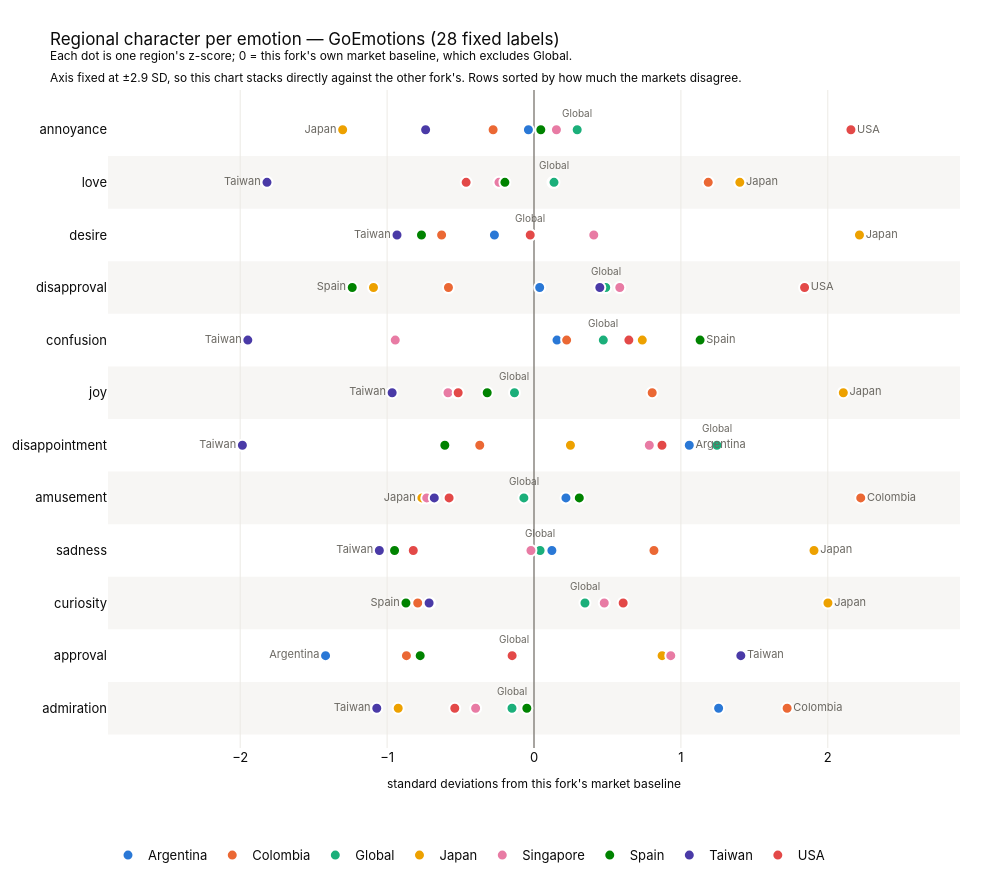

Notebook source saved alongside this figure:
### Markdown cell above
### 4b. The same z-scores, read by position

The grid above is a fine overview, but colour cannot be decoded to ±0.3
precision — its values are only readable because they're printed into the cells.
Here the identical matrix is encoded by **position** against a shared zero line:
one row per emotion, one dot per region, with colour carrying region *identity*
(the same fixed hues as every other chart in this notebook) instead of magnitude.

Two things this shows that the heatmap hides:

- **Row width is the finding.** z is standardised *across markets within an
  emotion*, so the market dots in every row centre on zero by construction — that
  balance carries no information, but the spread does. A wide row is an emotion
  the markets genuinely split on; a tight row is one they broadly agree about.
  Rows are sorted by that width.
- **Ordering within a row** is read straight off the axis rather than inferred
  from two similar shades.

Both this chart and § 4 above are pinned to a fixed `Z_LIM` shared with the
sibling notebook, so the two forks' versions can be put side by side and read as
one scale.

Three regions are labelled per row: the **low** and **high** market poles, and
**`Global`**, the held-out reference. Global is drawn above its dot rather than
beside it, because it lands mid-row where the horizontal space is already taken.
Note that the poles and the row sort are computed over the markets only — Global
is charted and labelled but never defines the spread, for the same reason it is
kept out of the baseline. The remaining regions are in the legend, the hover, and
the table underneath.

### Code cell
# Rows ordered by how much the *markets* disagree — the widest row goes on top.
# REF_REGION is excluded here for the same reason it is excluded from the
# baseline: it is a reference, so it should not define the spread it is read against.
spread = (z.loc[baseline_regions].max() - z.loc[baseline_regions].min()).sort_values()
row_order = spread.index.tolist()

fig = go.Figure()

# Alternating row bands, so an eye tracking a row left→right doesn't slip off it.
for i in range(0, len(row_order), 2):
    fig.add_shape(type="rect", xref="paper", yref="y", x0=0, x1=1,
                  y0=i - 0.5, y1=i + 0.5, fillcolor="#f7f6f4",
                  line_width=0, layer="below")

for region in regions:
    fig.add_trace(go.Scatter(
        x=z.loc[region, row_order].values,
        y=row_order,
        mode="markers",
        name=region,
        # 2px surface ring, not a border: it keeps overlapping dots countable.
        marker=dict(size=11, color=REGION_COLOR[region],
                    line=dict(width=2, color="white")),
        hovertemplate=f"<b>{region}</b> · %{{y}}<br>%{{x:+.2f}} SD<extra></extra>",
    ))

# Three direct labels per row — the two market poles and the reference region.
# Everyone else is carried by the legend, the hover and the table below; a label
# on all eight would be unreadable.
lo = z.loc[baseline_regions, row_order].idxmin()
hi = z.loc[baseline_regions, row_order].idxmax()

# Poles: outside the dot, on the side the dot points to, so they never sit on data.
fig.add_trace(go.Scatter(
    x=[z.loc[lo[e], e] for e in row_order] + [z.loc[hi[e], e] for e in row_order],
    y=row_order + row_order,
    mode="text",
    text=[lo[e] + "  " for e in row_order] + ["  " + hi[e] for e in row_order],
    textposition=["middle left"] * len(row_order) + ["middle right"] * len(row_order),
    textfont=dict(size=11, color="#6b6862"),
    showlegend=False, hoverinfo="skip", cliponaxis=False,
))

# Reference region: its own lane above the dots, as annotations rather than
# scatter text. Scatter's "top center" offsets by only the marker radius, so
# where the reference sits on top of a pole the two labels collide; a fixed
# pixel yshift clears the pole labels in every row regardless of the values.
if REF_REGION:
    for e in row_order:
        fig.add_annotation(
            x=z.loc[REF_REGION, e], y=e, text=REF_REGION,
            showarrow=False, yshift=17, xanchor="center",
            font=dict(size=10, color="#6b6862"),
        )

fig.update_layout(
    title=f"Regional character per emotion — {LABEL}<br>"
          f"<sup>Each dot is one region's z-score; 0 = this fork's own market baseline"
          + (f", which excludes {REF_REGION}.<br>" if REF_REGION else ".<br>")
          + f"Axis fixed at ±{Z_LIM} SD, so this chart stacks directly against the other fork's. "
            f"Rows sorted by how much the markets disagree.</sup>",
    # The zero rule is the axis zeroline, not an added shape: a shape at x=0 draws
    # alongside the x=0 gridline and renders as a doubled line.
    xaxis=dict(range=[-Z_LIM, Z_LIM], gridcolor="#eceae5", dtick=1,
               zeroline=True, zerolinecolor="#8a8681", zerolinewidth=1.5,
               title=dict(text="standard deviations from this fork's market baseline",
                          font=dict(size=12))),
    yaxis=dict(categoryorder="array", categoryarray=row_order,
               showgrid=False, title=None),
    height=56 * len(row_order) + 210, width=1000,
    legend=dict(orientation="h", y=-0.14, title=None),
    **LAYOUT,
)
fig.show()

# Table twin: the three labelled values per row, plus the width the chart sorts on.
display(
    pd.DataFrame({
        "market spread (SD)": spread,
        "lowest": lo,
        "lowest z": [z.loc[lo[e], e] for e in row_order],
        "highest": hi,
        "highest z": [z.loc[hi[e], e] for e in row_order],
        f"{REF_REGION} z": [z.loc[REF_REGION, e] for e in row_order]
                           if REF_REGION else None,
    }).sort_values("market spread (SD)", ascending=False).round(2)
)

### Figure 1 — Plotly figure (JSON) as saved in the notebook; plotly's stock layout.template omitted (floating-point values rounded to 4 significant figures)
{"data": [{"hovertemplate": "<b>Argentina</b> · %{y}<br>%{x:+.2f} SD<extra></extra>", "marker": {"color": "#2a78d6", "line": {"color": "white", "width": 2}, "size": 11}, "mode": "markers", "name": "Argentina", "type": "scatter", "x": [1.257, -1.419, -0.7089, 0.1218, 0.2175, 1.057, -0.5245, 0.1565, 0.03866, -0.2694, 0.1289, -0.038], "y": ["admiration", "approval", "curiosity", "sadness", "amusement", "disappointment", "joy", "confusion", "disapproval", "desire", "love", "annoyance"]}, {"hovertemplate": "<b>Colombia</b> · %{y}<br>%{x:+.2f} SD<extra></extra>", "marker": {"color": "#eb6834", "line": {"color": "white", "width": 2}, "size": 11}, "mode": "markers", "name": "Colombia", "type": "scatter", "x": [1.723, -0.8685, -0.7915, 0.8167, 2.224, -0.3693, 0.8047, 0.2224, -0.5824, -0.6289, 1.186, -0.2783], "y": ["admiration", "approval", "curiosity", "sadness", "amusement", "disappointment", "joy", "confusion", "disapproval", "desire", "love", "annoyance"]}, {"hovertemplate": "<b>Global</b> · %{y}<br>%{x:+.2f} SD<extra></extra>", "marker": {"color": "#1baf7a", "line": {"color": "white", "width": 2}, "size": 11}, "mode": "markers", "name": "Global", "type": "scatter", "x": [-0.1498, -0.138, 0.3469, 0.04154, -0.06891, 1.245, -0.1329, 0.4718, 0.4883, -0.02635, 0.1361, 0.294], "y": ["admiration", "approval", "curiosity", "sadness", "amusement", "disappointment", "joy", "confusion", "disapproval", "desire", "love", "annoyance"]}, {"hovertemplate": "<b>Japan</b> · %{y}<br>%{x:+.2f} SD<extra></extra>", "marker": {"color": "#eda100", "line": {"color": "white", "width": 2}, "size": 11}, "mode": "markers", "name": "Japan", "type": "scatter", "x": [-0.9244, 0.8721, 2.001, 1.906, -0.7631, 0.2481, 2.106, 0.7372, -1.093, 2.216, 1.401, -1.303], "y": ["admiration", "approval", "curiosity", "sadness", "amusement", "disappointment", "joy", "confusion", "disapproval", "desire", "love", "annoyance"]}, {"hovertemplate": "<b>Singapore</b> · %{y}<br>%{x:+.2f} SD<extra></extra>", "marker": {"color": "#e87ba4", "line": {"color": "white", "width": 2}, "size": 11}, "mode": "markers", "name": "Singapore", "type": "scatter", "x": [-0.3973, 0.931, 0.4783, -0.02077, -0.7302, 0.785, -0.5855, -0.9445, 0.5839, 0.4069, -0.2385, 0.1527], "y": ["admiration", "approval", "curiosity", "sadness", "amusement", "disappointment", "joy", "confusion", "disapproval", "desire", "love", "annoyance"]}, {"hovertemplate": "<b>Spain</b> · %{y}<br>%{x:+.2f} SD<extra></extra>", "marker": {"color": "#008300", "line": {"color": "white", "width": 2}, "size": 11}, "mode": "markers", "name": "Spain", "type": "scatter", "x": [-0.04871, -0.7748, -0.8717, -0.9492, 0.3084, -0.607, -0.3186, 1.131, -1.237, -0.766, -0.1981, 0.04641], "y": ["admiration", "approval", "curiosity", "sadness", "amusement", "disappointment", "joy", "confusion", "disapproval", "desire", "love", "annoyance"]}, {"hovertemplate": "<b>Taiwan</b> · %{y}<br>%{x:+.2f} SD<extra></extra>", "marker": {"color": "#4a3aa7", "line": {"color": "white", "width": 2}, "size": 11}, "mode": "markers", "name": "Taiwan", "type": "scatter", "x": [-1.07, 1.408, -0.7141, -1.053, -0.6788, -1.985, -0.9656, -1.948, 0.448, -0.9326, -1.818, -0.7378], "y": ["admiration", "approval", "curiosity", "sadness", "amusement", "disappointment", "joy", "confusion", "disapproval", "desire", "love", "annoyance"]}, {"hovertemplate": "<b>USA</b> · %{y}<br>%{x:+.2f} SD<extra></extra>", "marker": {"color": "#e34948", "line": {"color": "white", "width": 2}, "size": 11}, "mode": "markers", "name": "USA", "type": "scatter", "x": [-0.5392, -0.1489, 0.607, -0.8218, -0.578, 0.8713, -0.5162, 0.6458, 1.842, -0.0257, -0.4619, 2.158], "y": ["admiration", "approval", "curiosity", "sadness", "amusement", "disappointment", "joy", "confusion", "disapproval", "desire", "love", "annoyance"]}, {"cliponaxis": false, "hoverinfo": "skip", "mode": "text", "showlegend": false, "text": ["Taiwan  ", "Argentina  ", "Spain  ", "Taiwan  ", "Japan  ", "Taiwan  ", "Taiwan  ", "Taiwan  ", "Spain  ", "Taiwan  ", "Taiwan  ", "Japan  ", "  Colombia", "  Taiwan", "  Japan", "  Japan", "  Colombia", "  Argentina", "  Japan", "  Spain", "  USA", "  Japan", "  Japan", "  USA"], "textfont": {"color": "#6b6862", "size": 11}, "textposition": ["middle left", "middle left", "middle left", "middle left", "middle left", "middle left", "middle left", "middle left", "middle left", "middle left", "middle left", "middle left", "middle right", "middle right", "middle right", "middle right", "middle right", "middle right", "middle right", "middle right", "middle right", "middle right", "middle right", "middle right"], "type": "scatter", "x": [-1.07, -1.419, -0.8717, -1.053, -0.7631, -1.985, -0.9656, -1.948, -1.237, -0.9326, -1.818, -1.303, 1.723, 1.408, 2.001, 1.906, 2.224, 1.057, 2.106, 1.131, 1.842, 2.216, 1.401, 2.158], "y": ["admiration", "approval", "curiosity", "sadness", "amusement", "disappointment", "joy", "confusion", "disapproval", "desire", "love", "annoyance", "admiration", "approval", "curiosity", "sadness", "amusement", "disappointment", "joy", "confusion", "disapproval", "desire", "love", "annoyance"]}], "layout": {"annotations": [{"font": {"color": "#6b6862", "size": 10}, "showarrow": false, "text": "Global", "x": -0.1498, "xanchor": "center", "y": "admiration", "yshift": 17}, {"font": {"color": "#6b6862", "size": 10}, "showarrow": false, "text": "Global", "x": -0.138, "xanchor": "center", "y": "approval", "yshift": 17}, {"font": {"color": "#6b6862", "size": 10}, "showarrow": false, "text": "Global", "x": 0.3469, "xanchor": "center", "y": "curiosity", "yshift": 17}, {"font": {"color": "#6b6862", "size": 10}, "showarrow": false, "text": "Global", "x": 0.04154, "xanchor": "center", "y": "sadness", "yshift": 17}, {"font": {"color": "#6b6862", "size": 10}, "showarrow": false, "text": "Global", "x": -0.06891, "xanchor": "center", "y": "amusement", "yshift": 17}, {"font": {"color": "#6b6862", "size": 10}, "showarrow": false, "text": "Global", "x": 1.245, "xanchor": "center", "y": "disappointment", "yshift": 17}, {"font": {"color": "#6b6862", "size": 10}, "showarrow": false, "text": "Global", "x": -0.1329, "xanchor": "center", "y": "joy", "yshift": 17}, {"font": {"color": "#6b6862", "size": 10}, "showarrow": false, "text": "Global", "x": 0.4718, "xanchor": "center", "y": "confusion", "yshift": 17}, {"font": {"color": "#6b6862", "size": 10}, "showarrow": false, "text": "Global", "x": 0.4883, "xanchor": "center", "y": "disapproval", "yshift": 17}, {"font": {"color": "#6b6862", "size": 10}, "showarrow": false, "text": "Global", "x": -0.02635, "xanchor": "center", "y": "desire", "yshift": 17}, {"font": {"color": "#6b6862", "size": 10}, "showarrow": false, "text": "Global", "x": 0.1361, "xanchor": "center", "y": "love", "yshift": 17}, {"font": {"color": "#6b6862", "size": 10}, "showarrow": false, "text": "Global", "x": 0.294, "xanchor": "center", "y": "annoyance", "yshift": 17}], "font": {"color": "#0b0b0b", "family": "Inter, -apple-system, Helvetica, sans-serif", "size": 13}, "height": 882, "legend": {"orientation": "h", "title": {}, "y": -0.14}, "margin": {"b": 70, "l": 90, "r": 40, "t": 90}, "shapes": [{"fillcolor": "#f7f6f4", "layer": "below", "line": {"width": 0}, "type": "rect", "x0": 0, "x1": 1, "xref": "paper", "y0": -0.5, "y1": 0.5, "yref": "y"}, {"fillcolor": "#f7f6f4", "layer": "below", "line": {"width": 0}, "type": "rect", "x0": 0, "x1": 1, "xref": "paper", "y0": 1.5, "y1": 2.5, "yref": "y"}, {"fillcolor": "#f7f6f4", "layer": "below", "line": {"width": 0}, "type": "rect", "x0": 0, "x1": 1, "xref": "paper", "y0": 3.5, "y1": 4.5, "yref": "y"}, {"fillcolor": "#f7f6f4", "layer": "below", "line": {"width": 0}, "type": "rect", "x0": 0, "x1": 1, "xref": "paper", "y0": 5.5, "y1": 6.5, "yref": "y"}, {"fillcolor": "#f7f6f4", "layer": "below", "line": {"width": 0}, "type": "rect", "x0": 0, "x1": 1, "xref": "paper", "y0": 7.5, "y1": 8.5, "yref": "y"}, {"fillcolor": "#f7f6f4", "layer": "below", "line": {"width": 0}, "type": "rect", "x0": 0, "x1": 1, "xref": "paper", "y0": 9.5, "y1": 10.5, "yref": "y"}], "title": {"font": {"size": 17}, "text": "Regional character per emotion — GoEmotions (28 fixed labels)<br><sup>Each dot is one region's z-score; 0 = this fork's own market baseline, which excludes Global.<br>Axis fixed at ±2.9 SD, so this chart stacks directly against the other fork's. Rows sorted by how much the markets disagree.</sup>"}, "width": 1000, "xaxis": {"dtick": 1, "gridcolor": "#eceae5", "range": [-2.9, 2.9], "title": {"font": {"size": 12}, "text": "standard deviations from this fork's market baseline"}, "zeroline": true, "zerolinecolor": "#8a8681", "zerolinewidth": 1.5}, "yaxis": {"categoryarray": ["admiration", "approval", "curiosity", "sadness", "amusement", "disappointment", "joy", "confusion", "disapproval", "desire", "love", "annoyance"], "categoryorder": "array", "showgrid": false, "title": {}}}}
